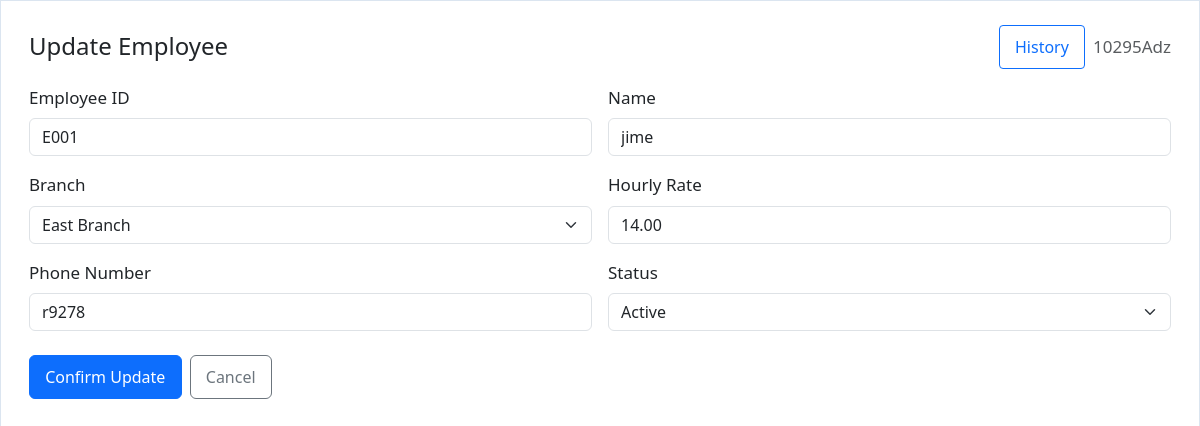
Screenshot of /employees/E001/edit (signed in) with the database file from the repository.
### tables this page shows
CREATE TABLE "employees" (
                    owner_email TEXT NOT NULL,
                    id TEXT NOT NULL,
                    name TEXT NOT NULL,
                    branch TEXT NOT NULL,
                    hourly_rate REAL NOT NULL,
                    phone_number TEXT NOT NULL,
                    status TEXT NOT NULL,
                    PRIMARY KEY (owner_email, id)
                );

### app.py (the view, shortened to what this page needs)
@app.route('/employees/<employee_id>/edit', methods=["GET", "POST"])
def edit_employee(employee_id):
    auth_redirect = require_login_redirect()
    if auth_redirect:
        return auth_redirect
    owner_email = session.get("user_email", "")
    employee = find_employee(employee_id, owner_email)
    if employee is None:
        return redirect(url_for("employees"))
    error = None
    return render_template(
        "edit_employee.html",
        user_name=session.get("user_name", "User"),
        employee=employee,
        branches=BRANCHES,
        statuses=STATUS_OPTIONS,
        error=error,
    )

### app.py (called while the page is built)
def get_db_connection():
    conn = sqlite3.connect(DB_FILE, timeout=30)
    conn.row_factory = sqlite3.Row
    return conn

def find_employee(employee_id, owner_email):
    with get_db_connection() as conn:
        row = conn.execute(
            "SELECT id, name, branch, hourly_rate, phone_number, status FROM employees WHERE id = ? AND owner_email = ?",
            (employee_id, owner_email),
        ).fetchone()
    return dict(row) if row else None

def require_login_redirect():
    if not session.get("user_email"):
        return redirect(url_for("login"))
    return None

### templates/edit_employee.html (shortened to what this page needs)
<!DOCTYPE html>
<html lang="en">
<head>
    <link
        href="https://cdn.jsdelivr.net/npm/bootstrap@5.3.2/dist/css/bootstrap.min.css"
        rel="stylesheet"
    >
</head>
<body>
    <div class="page">
        <section class="card-shell">
            <div class="d-flex justify-content-between align-items-center mb-3">
                <h1 class="h4 mb-0">Update Employee</h1>
                <div class="d-flex gap-2 align-items-center"><a href="{{ url_for('history') }}" class="btn btn-outline-primary btn-sm">History</a><div class="text-muted">{{ user_name }}</div></div>
            </div>
            <form method="post" action="{{ url_for('edit_employee', employee_id=employee.id) }}">
                <div class="row g-3">
                    <div class="col-md-6">
                        <label for="id" class="form-label">Employee ID</label>
                        <input id="id" name="id" class="form-control" value="{{ employee.id }}" required>
                    </div>
                    <div class="col-md-6">
                        <label for="name" class="form-label">Name</label>
                        <input id="name" name="name" class="form-control" value="{{ employee.name }}" required>
                    </div>
                    <div class="col-md-6">
                        <label for="branch" class="form-label">Branch</label>
                        <select id="branch" name="branch" class="form-select" required>
                            {% for branch in branches %}
                                <option value="{{ branch }}" {% if employee.branch == branch %}selected{% endif %}>{{ branch }}</option>
                            {% endfor %}
                        </select>
                    </div>
                    <div class="col-md-6">
                        <label for="hourly_rate" class="form-label">Hourly Rate</label>
                        <input
                            id="hourly_rate"
                            name="hourly_rate"
                            class="form-control"
                            type="number"
                            min="0"
                            step="0.01"
                            value="{{ '%.2f'|format(employee.hourly_rate) }}"
                            required
                        >
                    </div>
                    <div class="col-md-6">
                        <label for="phone_number" class="form-label">Phone Number</label>
                        <input
                            id="phone_number"
                            name="phone_number"
                            class="form-control"
                            value="{{ employee.get('phone_number', '') }}"
                            required
                        >
                    </div>
                    <div class="col-md-6">
                        <label for="status" class="form-label">Status</label>
                        <select id="status" name="status" class="form-select" required>
                            {% for status in statuses %}
                                <option value="{{ status }}" {% if employee.status == status %}selected{% endif %}>{{ status }}</option>
                            {% endfor %}
                        </select>
                    </div>
                </div>
                <div class="d-flex gap-2 mt-4">
                    <button type="submit" class="btn btn-primary">Confirm Update</button>
                    <a href="{{ url_for('employees') }}" class="btn btn-outline-secondary">Cancel</a>
                </div>
            </form>
        </section>
    </div>
</body>
</html>

### templates/edit_employee.html (style rules this page uses)
:root { --bg-a: #f6f8fb; --bg-b: #eef3f9; --card-border: #dbe5f0; }
body { margin: 0; min-height: 100vh; font-family: "Segoe UI", Tahoma, Geneva, Verdana, sans-serif; background: linear-gradient(145deg, var(--bg-a), var(--bg-b)); font-size: 17px; line-height: 1.5; }
.page { width: 100%; margin: 0; padding: 0; }
.card-shell { background: #ffffff; border: 1px solid var(--card-border); border-radius: 0; padding: 24px 28px; min-height: 100vh; }
.btn { font-size: 1rem; padding: 0.55rem 0.95rem; }

### rows the page displays
employees: id "E001", name "jime", branch "East Branch", hourly_rate "14.00", phone_number "r9278", status "Active"

### other values shown
{{ user_name }} "10295Adz"
